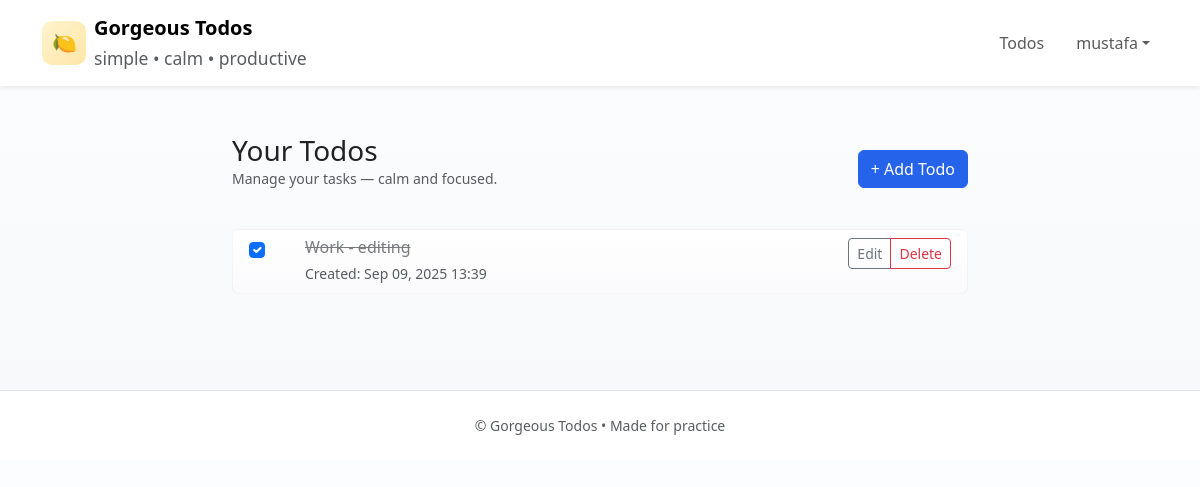
Screenshot of /edit/12/ (signed in) with the database file from the repository.
### todo/models.py (models this page shows, shortened)
class ToDo(models.Model):
    name = models.CharField(verbose_name='ToDo',max_length=500)
    created_at = models.DateTimeField(verbose_name='Created At',default=timezone.now)
    is_done = models.BooleanField(verbose_name='Done',default=False)
    user = models.ForeignKey(User,on_delete=models.CASCADE)

### todo/views.py (the view)
# urls.py: path('edit/<int:id>/', edit_todo, name='edit_todo'),
@permission_classes([IsAuthenticated])
def edit_todo(request, id):
    todo = get_object_or_404(ToDo, id=id, user=request.user)
    if request.method == 'POST':
        edit_form = ToDoForm(request.POST, instance=todo)
        if edit_form.is_valid():
            edit_form.save()
            return redirect('todo:todo_list')
    else:
        edit_form = ToDoForm(instance=todo)
    return render(request, 'todo/todo_list.html', {
        'form': edit_form,
        'todos': ToDo.objects.filter(user=request.user)
    })

### todo/forms.py
class ToDoForm(ModelForm):
    class Meta:
        model = ToDo
        fields = ['name']
        widgets = {
            'name': TextInput(
                attrs={
                    'class': 'form-control',
                    'id': 'editTodoInput',
                    'placeholder': 'Enter todo text...'
                }
            )
        }

### todo/templates/todo/todo_list.html (shortened to what this page needs)
{% extends 'base.html' %}
{% block content %}
<div class="row justify-content-center">
    <div class="col-lg-8">
        <div class="d-flex align-items-center justify-content-between mb-4">
            <div>
                 <h1 class="h3 mb-0">Your Todos</h1>
                     <p class="text-muted small">Manage your tasks — calm and focused.</p>
            </div>
            {% if user.is_authenticated %}
                <button class="btn btn-primary" data-bs-toggle="modal" data-bs-target="#addTodoModal">+ Add Todo</button>
            {% endif %}
        </div>
        {% if user.is_authenticated %}
            {% if todos %}
                <div class="list-group">
                    {% for todo in todos %}
                        {% include 'todo/includes/todo_card.html' with todo=todo %}
                    {% endfor %}
                </div>
            {% else %}
                <div class="card shadow-sm p-4 text-center">
                    <h5 class="mb-2">No todos yet</h5>
                        <p class="text-muted">Click <strong>+ Add Todo</strong> to create your first task.</p>
                </div>
            {% endif %}
        {% else %}
            <div class="card p-4 text-center">
                 <h4>Welcome!</h4>
                    <p class="text-muted">Please <a href="/">Login</a> or <a href="/">Register</a> to manage your todos.</p>
            </div>
        {% endif %}
     </div>
 </div>
{% endblock %}

### templates/base.html (shortened to what this page needs)
{% load static %}
<!doctype html>
<html lang="en">
<head>
                            <link href="https://cdn.jsdelivr.net/npm/bootstrap@5.3.2/dist/css/bootstrap.min.css" rel="stylesheet">
                            <link rel="stylesheet" href="{% static 'css/style.css' %}">
</head>
<body class="bg-soft">
       <nav class="navbar navbar-expand-lg navbar-light shadow-sm bg-white sticky-top">
              <div class="container">
                     <a class="navbar-brand d-flex align-items-center gap-2" href="/">
                            <div class="brand-mark">🍋</div>
                                   <div>
                                          <div class="brand-name">Gorgeous Todos</div>
                                                 <small class="text-muted">simple • calm • productive</small>
                                          </div>
                     </a>
                            <div class="collapse navbar-collapse" id="navMenu">
                                   <ul class="navbar-nav ms-auto align-items-lg-center">
                                          {% if user.is_authenticated %}
                                                 <li class="nav-item"><a class="nav-link" href="{% url 'todo:todo_list' %}">Todos</a></li>
                                                        <li class="nav-item dropdown ms-3">
                                                               <a class="nav-link dropdown-toggle" href="#" role="button" data-bs-toggle="dropdown">{{ user.username }}</a>
                                                        </li>
                                          {% else %}
                                                 <li class="nav-item"><a class="nav-link" href="/">Login</a></li>
                                                        <li class="nav-item"><a class="btn btn-primary ms-2" href="/">Register</a></li>
                                          {% endif %}
                                   </ul>
                            </div>
                     </div>
       </nav>
<main class="py-5">
       <div class="container">
       {% block content %}
       {% endblock %}
       </div>
</main>
<footer class="py-4 bg-white mt-5 border-top">
       <div class="container text-center text-muted small">
              © {{ now|date:"Y" }} Gorgeous Todos • Made for practice
       </div>
</footer>
</body>
</html>

### todo/templates/todo/includes/todo_card.html
<div class="list-group-item list-group-item-action d-flex align-items-start gap-3">
    <div class="form-check me-3">
     <input class="form-check-input todo-toggle" data-id="{{ todo.id }}" type="checkbox"{% if todo.is_done %}checked{% endif %}>
    </div>
    <div class="flex-grow-1">
        <div class="d-flex align-items-start justify-content-between">
            <div>
                <h6 class="mb-1 {% if todo.is_done %}text-decoration-line-through textmuted{% endif %}">{{ todo.name|linebreaksbr }}</h6>
                    <small class="text-muted">Created: {{ todo.created_at|date:"M d, Y H:i" }}</small>
            </div>
            <div class="btn-group ms-3">
                 <a href="{% url 'todo:edit_todo' todo.id %}"
                    class="btn btn-sm btn-outline-secondary edit-btn"
                    data-bs-toggle="modal"
                    data-bs-target="#editTodoModal"
                    data-id="{{ todo.id }}"
                    data-name="{{ todo.name }}">
                    Edit
                    </a>
                    <a href="{% url 'todo:delete_todo' todo.id %}" class="btn btn-sm btn-outline-danger">Delete</a>
            </div>
        </div>
    </div>
</div>

### static/css/style.css (style rules this page uses)
:root { --bg:#f6f8fa;--card:#ffffff;--muted:#7a7f86;--primary:#2563eb; }
body.bg-soft { background: linear-gradient(180deg, #fbfdff 0%, #f6f8fa 100%); color:#222 }
.navbar .brand-mark { width:44px; height:44px; display:flex; align-items:center; justify-content:center; background:linear-gradient(135deg,#fff3cd,#ffe6a7); border-radius:10px; font-size:20px }
.brand-name { font-weight:600 }
.card, .list-group-item { border-radius:12px }
.list-group-item { background: linear-gradient(180deg, rgba(255,255,255,0.95), rgba(250,250,252,0.95)); border:1px solid rgba(30,41,59,0.04) }
.btn-primary { background-color:var(--primary); border-color:var(--primary) }
.text-decoration-line-through { opacity:0.6 }

### rows the page displays
ToDo: is_done "☑", name "Work - editing", created_at "Sep 09, 2025 13:39"

### other values shown
{{ user.username }} "mustafa"
